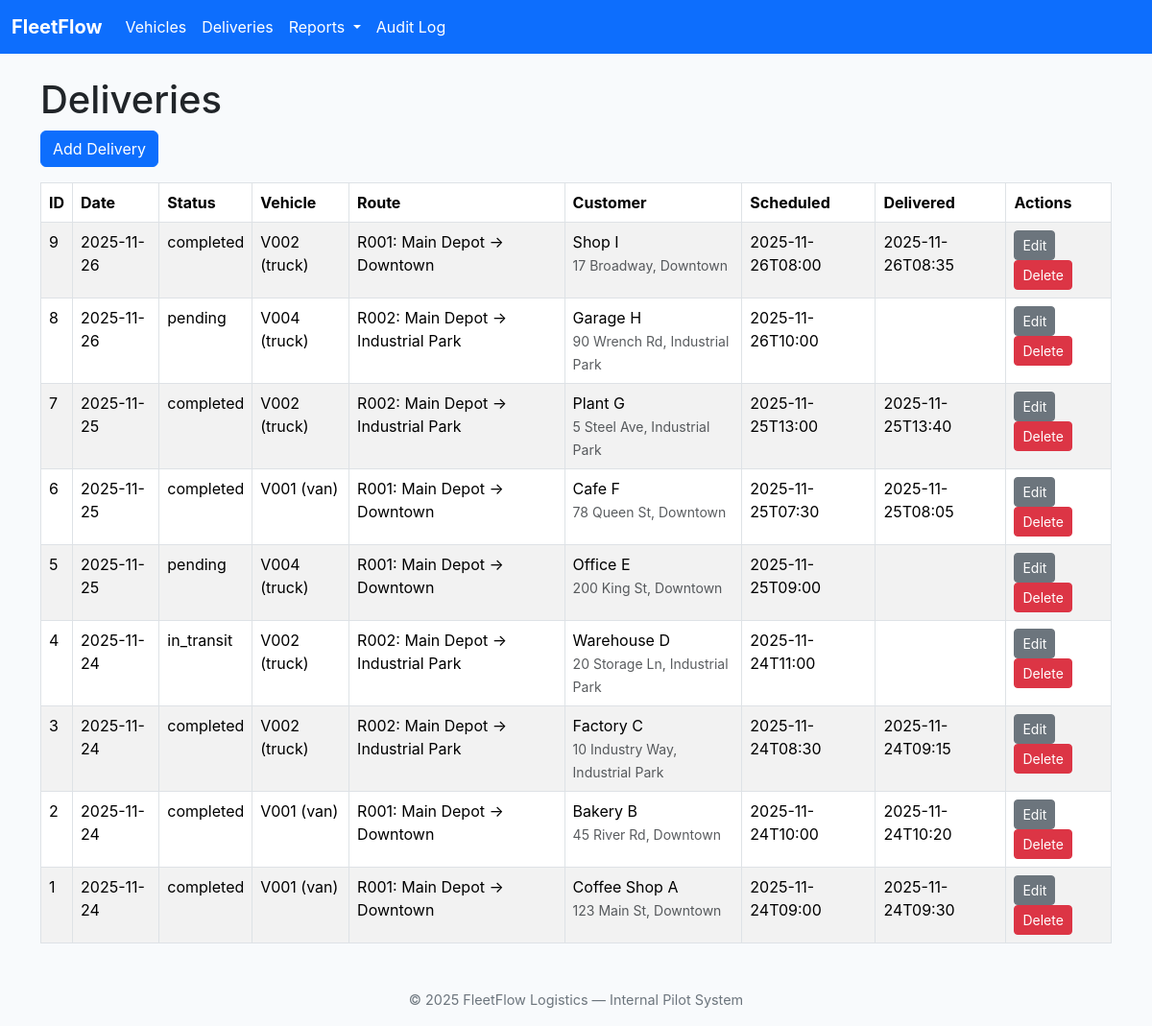
The page /deliveries on the database its author committed.
### tables this page shows
CREATE TABLE deliveries (
    delivery_id INTEGER PRIMARY KEY AUTOINCREMENT,
    vehicle_id TEXT NOT NULL,
    route_id   TEXT NOT NULL,
    delivery_date TEXT NOT NULL, -- YYYY-MM-DD
    -- Additional deliveries attributes I added for better tracking
    scheduled_time TEXT, -- ISO datetime string
    delivery_time TEXT,  -- ISO datetime string
    customer_name TEXT,
    customer_address TEXT,
    -- Added Checks for data integrity
    status TEXT NOT NULL CHECK (status IN ('pending', 'in_transit', 'completed', 'cancelled')),
    FOREIGN KEY(vehicle_id) REFERENCES vehicles(vehicle_id),
    FOREIGN KEY(route_id) REFERENCES routes(route_id)
);

CREATE TABLE vehicles (
    vehicle_id TEXT PRIMARY KEY, -- Internal unique identifier
    -- Added Checks for data integrity
    type TEXT NOT NULL,
    capacity INTEGER CHECK(capacity >= 0), -- in kilograms
    status TEXT NOT NULL CHECK (status IN ('active', 'maintenance', 'retired')),  -- To limit scope I am only enforcing these three statuses
    -- Additional vehicle attributes I added for better tracking
    license_plate TEXT UNIQUE NOT NULL, -- This is a real-world identifier
    current_odometer INTEGER -- in kilometers
);

CREATE TABLE routes (
    route_id TEXT PRIMARY KEY,
    -- Added Checks for data integrity
    origin TEXT NOT NULL,
    destination TEXT NOT NULL,
    distance_km REAL CHECK(distance_km >= 0),
    -- Additional routes attribute I added for better tracking
    is_active INTEGER NOT NULL DEFAULT 1 CHECK(is_active IN (0, 1)) -- 1 for active route, 0 for inactive route
);

### app.py (the view)
@app.route("/deliveries")
def list_deliveries():
    db = get_db()
    deliveries = db.execute(
        """
        SELECT d.delivery_id,
               d.delivery_date,
               d.status,
               d.customer_name,
               d.customer_address,
               d.scheduled_time,
               d.delivery_time,
               v.vehicle_id,
               v.type AS vehicle_type,
               r.route_id,
               r.origin,
               r.destination
        FROM deliveries d
        JOIN vehicles v ON d.vehicle_id = v.vehicle_id
        JOIN routes r   ON d.route_id   = r.route_id
        ORDER BY d.delivery_date DESC, d.delivery_id DESC
        """
    ).fetchall()
    return render_template("deliveries.html", deliveries=deliveries)

### app.py (called while the page is built)
def get_db():
    if "db" not in g:
        conn = sqlite3.connect(DATABASE)
        conn.row_factory = sqlite3.Row
        conn.execute("PRAGMA foreign_keys = ON;")
        g.db = conn
    return g.db

### templates/deliveries.html
{% extends "base.html" %}
{% block content %}
<h1>Deliveries</h1>
<a href="{{ url_for('create_delivery') }}" class="btn btn-primary mb-3">
    Add Delivery
</a>
<table class="table table-striped table-bordered">
    <thead>
        <tr>
            <th>ID</th>
            <th>Date</th>
            <th>Status</th>
            <th>Vehicle</th>
            <th>Route</th>
            <th>Customer</th>
            <th>Scheduled</th>
            <th>Delivered</th>
            <th>Actions</th>
        </tr>
    </thead>
    <tbody>
    {% for d in deliveries %}
        <tr>
            <td>{{ d["delivery_id"] }}</td>
            <td>{{ d["delivery_date"] }}</td>
            <td>{{ d["status"] }}</td>
            <td>{{ d["vehicle_id"] }} ({{ d["vehicle_type"] }})</td>
            <td>
                {{ d["route_id"] }}:
                {{ d["origin"] }} → {{ d["destination"] }}
            </td>
            <td>
                {{ d["customer_name"] or "" }}<br>
                <small class="text-muted">{{ d["customer_address"] or "" }}</small>
            </td>
            <td>{{ d["scheduled_time"] or "" }}</td>
            <td>{{ d["delivery_time"] or "" }}</td>
            <td>
                <a href="{{ url_for('edit_delivery', delivery_id=d['delivery_id']) }}"
                   class="btn btn-sm btn-secondary">
                    Edit
                </a>
                <form action="{{ url_for('delete_delivery', delivery_id=d['delivery_id']) }}"
                      method="post"
                      style="display:inline-block"
                      onsubmit="return confirm('Delete this delivery?');">
                    <button type="submit" class="btn btn-sm btn-danger">
                        Delete
                    </button>
                </form>
            </td>
        </tr>
    {% endfor %}
    </tbody>
</table>
{% endblock %}

### templates/base.html (shortened to what this page needs)
<!doctype html>
<html lang="en">
<head>
    <link
        href="https://cdn.jsdelivr.net/npm/bootstrap@5.3.2/dist/css/bootstrap.min.css"
        rel="stylesheet"
    >
</head>
<body>
    <nav class="navbar navbar-expand-lg navbar-dark mb-4">
        <div class="container-fluid">
            <a class="navbar-brand fw-bold" href="{{ url_for('index') }}">FleetFlow</a>
            <div class="collapse navbar-collapse" id="navbarNav">
                <ul class="navbar-nav me-auto mb-2 mb-lg-0">
                    <li class="nav-item"><a class="nav-link" href="{{ url_for('list_vehicles') }}">Vehicles</a></li>
                    <li class="nav-item"><a class="nav-link" href="{{ url_for('list_deliveries') }}">Deliveries</a></li>
                    <li class="nav-item dropdown">
                        <a class="nav-link dropdown-toggle" href="#" role="button" data-bs-toggle="dropdown">
                            Reports
                        </a>
                    </li>
                    <li class="nav-item"><a class="nav-link" href="{{ url_for('view_audit_log') }}">Audit Log</a></li>
                </ul>
            </div>
        </div>
    </nav>
    <main class="container">
        {% block content %}{% endblock %}
    </main>
    <footer class="text-center mt-5">
        <p>© {{ current_year | default(2025) }} FleetFlow Logistics — Internal Pilot System</p>
    </footer>
</body>
</html>

### templates/base.html (style rules this page uses)
body { background-color: #f8fafc; font-family: "Inter", system-ui, -apple-system, sans-serif; }
nav.navbar { background-color: #0d6efd; }
.navbar-brand, .nav-link, .navbar-text { color: white !important; }
footer { margin-top: 3rem; color: #6c757d; font-size: 0.9rem; }

### rows shown on the page
deliveries: delivery_id "9", delivery_date "2025-11-26", status "completed", vehicle_id "V002", vehicle_type "truck", route_id "R001", origin "Main Depot", destination "Downtown", customer_name "Shop I", customer_address "17 Broadway, Downtown", scheduled_time "2025-11-26T08:00", delivery_time "2025-11-26T08:35"
deliveries: delivery_id "8", delivery_date "2025-11-26", status "pending", vehicle_id "V004", vehicle_type "truck", route_id "R002", origin "Main Depot", destination "Industrial Park", customer_name "Garage H", customer_address "90 Wrench Rd, Industrial Park", scheduled_time "2025-11-26T10:00"
deliveries: delivery_id "7", delivery_date "2025-11-25", status "completed", vehicle_id "V002", vehicle_type "truck", route_id "R002", origin "Main Depot", destination "Industrial Park", customer_name "Plant G", customer_address "5 Steel Ave, Industrial Park", scheduled_time "2025-11-25T13:00", delivery_time "2025-11-25T13:40"
deliveries: delivery_id "6", delivery_date "2025-11-25", status "completed", vehicle_id "V001", vehicle_type "van", route_id "R001", origin "Main Depot", destination "Downtown", customer_name "Cafe F", customer_address "78 Queen St, Downtown", scheduled_time "2025-11-25T07:30", delivery_time "2025-11-25T08:05"
deliveries: delivery_id "5", delivery_date "2025-11-25", status "pending", vehicle_id "V004", vehicle_type "truck", route_id "R001", origin "Main Depot", destination "Downtown", customer_name "Office E", customer_address "200 King St, Downtown", scheduled_time "2025-11-25T09:00"
deliveries: delivery_id "4", delivery_date "2025-11-24", status "in_transit", vehicle_id "V002", vehicle_type "truck", route_id "R002", origin "Main Depot", destination "Industrial Park", customer_name "Warehouse D", customer_address "20 Storage Ln, Industrial Park", scheduled_time "2025-11-24T11:00"
deliveries: delivery_id "3", delivery_date "2025-11-24", status "completed", vehicle_id "V002", vehicle_type "truck", route_id "R002", origin "Main Depot", destination "Industrial Park", customer_name "Factory C", customer_address "10 Industry Way, Industrial Park", scheduled_time "2025-11-24T08:30", delivery_time "2025-11-24T09:15"
deliveries: delivery_id "2", delivery_date "2025-11-24", status "completed", vehicle_id "V001", vehicle_type "van", route_id "R001", origin "Main Depot", destination "Downtown", customer_name "Bakery B", customer_address "45 River Rd, Downtown", scheduled_time "2025-11-24T10:00", delivery_time "2025-11-24T10:20"
deliveries: delivery_id "1", delivery_date "2025-11-24", status "completed", vehicle_id "V001", vehicle_type "van", route_id "R001", origin "Main Depot", destination "Downtown", customer_name "Coffee Shop A", customer_address "123 Main St, Downtown", scheduled_time "2025-11-24T09:00", delivery_time "2025-11-24T09:30"

### other values the page prints
{{ current_year | default(2025) }} "2025"
